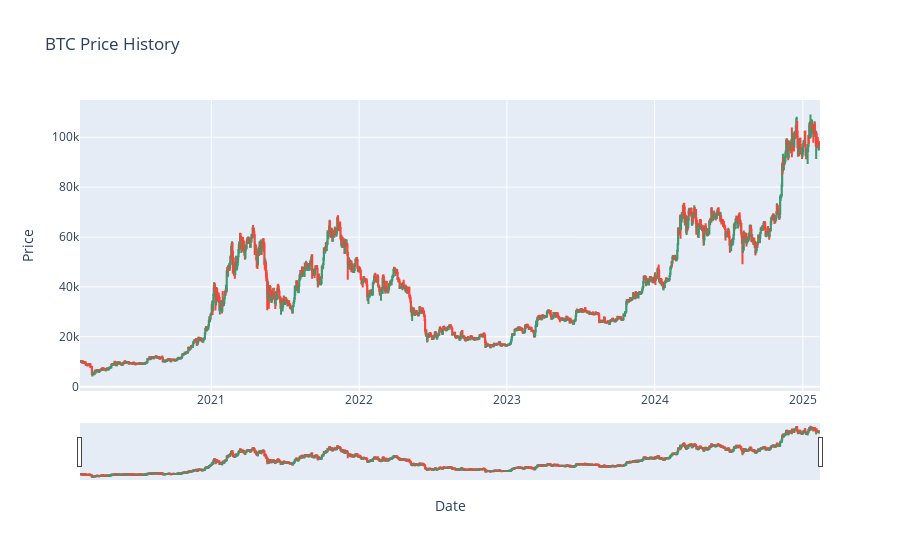

The notebook cell this image was saved under:
### Code cell
# Add imports
import plotly.graph_objects as go
from sklearn.metrics import mean_absolute_error, mean_squared_error
import numpy as np

# After the forecast is generated, add candlestick chart
fig = go.Figure(data=[go.Candlestick(x=df['ds'],
                open=df['Open'],
                high=df['High'],
                low=df['Low'],
                close=df['y'])])

fig.update_layout(title='BTC Price History',
                 yaxis_title='Price',
                 xaxis_title='Date')
fig.show()

# Add performance metrics
# Calculate errors on the training data
y_true = df['y'].values
y_pred = forecast['yhat'][:len(y_true)]

mae = mean_absolute_error(y_true, y_pred)
mse = mean_squared_error(y_true, y_pred)
rmse = np.sqrt(mse)
mape = np.mean(np.abs((y_true - y_pred) / y_true)) * 100

print(f"""Model Performance Metrics:
MAE: ${mae:.2f}
RMSE: ${rmse:.2f}
MAPE: {mape:.2f}%""")

# Cross-validation
from prophet.diagnostics import cross_validation, performance_metrics

df_cv = cross_validation(m, initial='730 days', period='180 days', horizon='365 days')
df_p = performance_metrics(df_cv)
print("\nCross Validation Metrics:")
print(df_p[['horizon', 'mae', 'rmse', 'mape']].tail())

### Figure 1 — Plotly figure (JSON) as saved in the notebook; plotly's stock layout.template omitted (floating-point values rounded to 4 significant figures; data arrays with more than 128 entries replaced by an {"elided": "..."} marker saying what was removed)
{"data": [{"close": {"elided": "1828 float values"}, "high": {"elided": "1828 float values"}, "low": {"elided": "1828 float values"}, "open": {"elided": "1828 float values"}, "type": "candlestick", "x": {"elided": "1828 str values"}}], "layout": {"title": {"text": "BTC Price History"}, "xaxis": {"title": {"text": "Date"}}, "yaxis": {"title": {"text": "Price"}}}}
